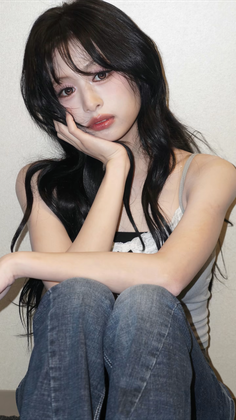
%> input picture Lab3/my_picture/mygirl.png, 236 x 420 px, shrunk from 1434 x 2553 before the run
$ octave lab3_3.m   (GNU Octave 9; MATLAB toolbox functions it lacks are replaced by stand-ins)
%> lines starting %> are read from the running program, lines starting %| are printed output that depends on the picture
I = imread('mygirl.png');
%> I is the input picture: size 420x236x3 uint8; mean R, G, B 134.2, 127.3, 124.5
if size(I,3) == 3
    I = rgb2gray(I);
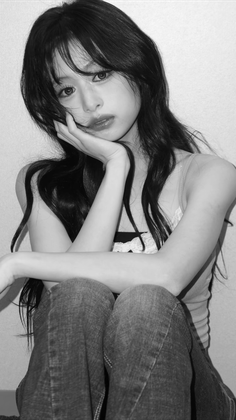
%> I: size 420x236 uint8; min 1, max 255, mean 129
end
[M,N] = size(I);
%> M = 420; N = 236
I_uint8 = uint8(I); % 0~255

L = 256;

% 统计直方图
histogram = zeros(L,1);
for i = 1:M
    for j = 1:N
        histogram(I_uint8(i,j)+1) = histogram(I_uint8(i,j)+1) + 1;
    end
end
%> after the loop, histogram = 256 values, max 839 at index 200, min 0 at index 1, mean 387.2

% 归一化概率
prob = histogram / (M*N);
%> prob = 256 values, max 0.00846 at index 200, min 0 at index 1, mean 0.00391

% 累计分布函数
cdf = cumsum(prob);
%> cdf = 256 values from 0 to 1

% 插值映射
x = 0:L-1;           % 输入灰度
y = cdf * (L-1);     % 输出灰度
%> y = 256 values from 0 to 255
histeq_sparse = interp1(x, y, double(I_uint8), 'linear');
histeq_sparse = round(histeq_sparse);
histeq_sparse = uint8(histeq_sparse);
%> histeq_sparse: size 420x236 uint8

% 显示
figure;
imshow(histeq_sparse); title('自定义均衡化');

figure;
imhist(histeq_sparse); title('直方图');
%> after `title('直方图')`:
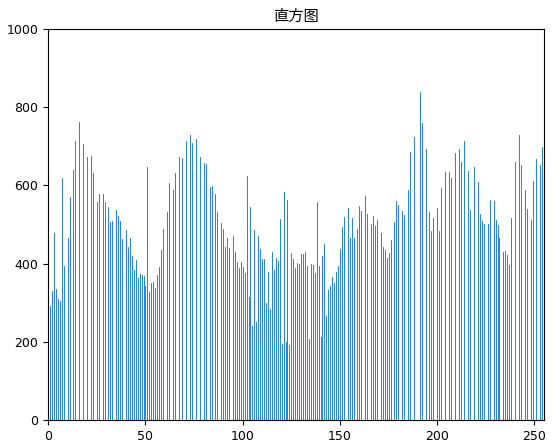
%> figure redrawn from the program's plot data; highest point at x = 191, y = 839
